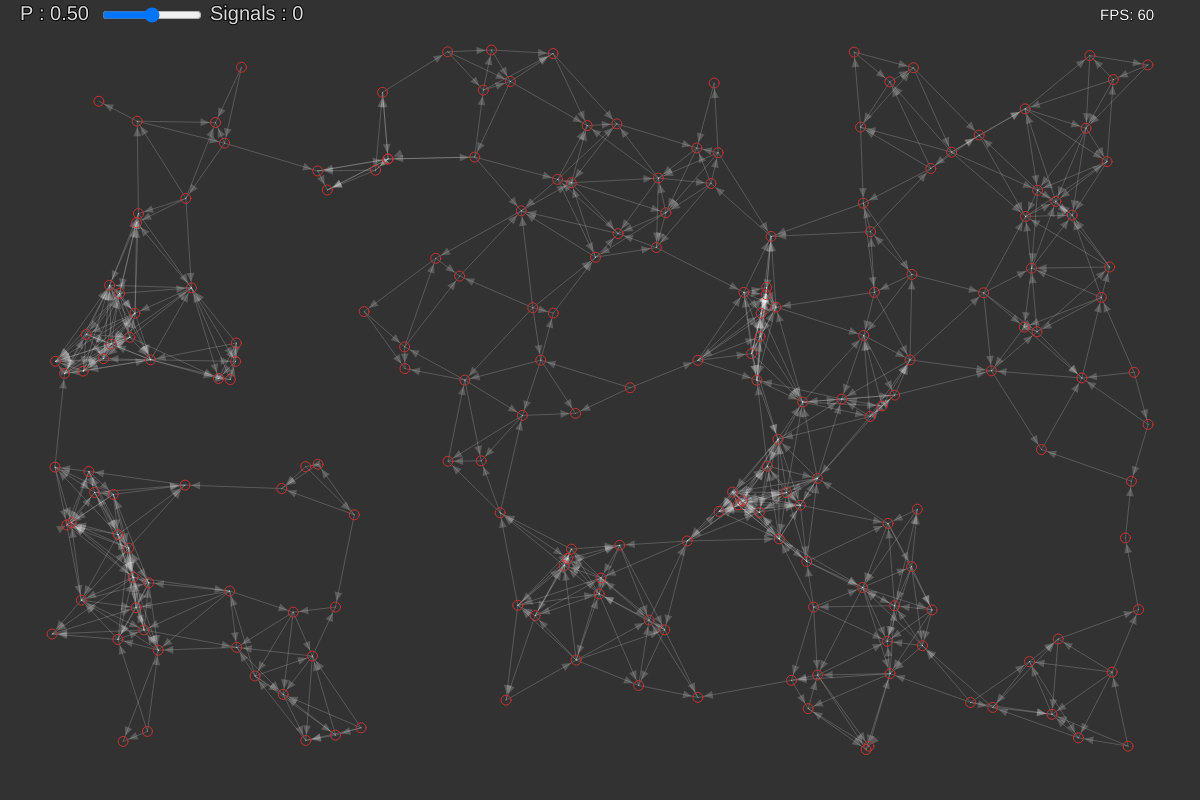
Frame 1 (no input)
Frame 60 (no input): identical to frame 1, image omitted
Frame 120 (the mouse pressed at the canvas centre since frame 60): identical to frame 1, image omitted

The p5.js sketch that drew this single still picture (run headless with seeded random() and noise() and a simulated clock; from frame 60 on, the mouse is pressed at the canvas centre):

// p5.js sketch
// ── sketch.js
let num_nodes = 200; // How many nodes
let nodes = [];
let links = [];
let spread_prob; // Probability of spreading infection
let max_infected = 1000; // Limit number of infected agents to avoid killing my computer
let cur_infected = 0; // How many infected agents are travelling
let buffer = 50; // Leave some space around the network
let ID = 0; // Used to map nodes to rows of the adjacency matrix
let adj; // Adjacency matrix
let node_diameter = 10; // How big should the nodes be?
let slider;
let focused = true;
let locality = 100;

function mousePressed() {
    for (let node of nodes) {
        let d = dist(mouseX, mouseY, node.pos.x, node.pos.y);
        if (d < 10) {
            node.infect(true);
        }
    }
}

let filter = 0;
let rate = 5; // wheel events are REALLY fast, filter some of them
function mouseWheel(event) {
    //print(event.delta);
    filter = (filter + 1) % rate;
    if (filter == 0) {
        for (let node of nodes) {
            let d = dist(mouseX, mouseY, node.pos.x, node.pos.y);
            if (d < 10) {
                node.infect(true);
            }
        }
    }

    return false; // return false otherwise the page would scroll
}

function makeNodes() {
    nodes = [];
    ID = 0;

    for (let i = 0; i < num_nodes; i++) {
        let x = buffer + random(width - buffer * 2);
        let y = buffer + random(height - 250);
        let pos = createVector(x, y);
        nodes.push(new Node(pos, ID));
        ID += 1;
    }
}

function localWire() {
    links = [];

    for (let node of nodes) {
        node.out = [];
        node.in = [];
    }

    let link_pairs = [];
    for (let from of nodes) {
        for (let to of nodes) {
            if (from.id < to.id) {
                let d = dist(from.pos.x, from.pos.y, to.pos.x, to.pos.y);
                if (d < locality) {
                    let link = new Link(from, to);
                    link_pairs.push(link); // to iterate over them
                    link = new Link(to, from);
                    link_pairs.push(link); // to iterate over them
                }
            }
        }
    }
    links = [];
    for (let i = 0; i < link_pairs.length; i += 2) {
        let link;
        if (random() < 0.5) {
            link = link_pairs[i];
        } else {
            link = link_pairs[i + 1];
        }
        link.from.out.push(link);
        link.to.in.push(link);
        links.push(link);
    }
}
let graph;
function setup() {
    let cnv = createCanvas(1200, 800);
    graph = createGraphics(width, height);

    slider = createSlider(0, 100, 50, 1); // range[0-100] start from 55, increments of 5
    slider.position(100, 5);
    slider.style('width', '100px');

    makeNodes();
    localWire();
    plot();
}
function plot() {
    graph.clear();
    for (let link of links) {
        link.show(graph);
    }
    for (let node of nodes) {
        node.show(graph);
    }
}

function draw() {
    background(50);
    image(graph, 0, 0);

    // Draw FPS (rounded to 2 decimal places) at the bottom left of the screen
    let fps = frameRate();
    fill(255);
    stroke(0);
    textSize(15);
    text('FPS: ' + fps.toFixed(0), width - 100, 20);

    spread_prob = slider.value() / 100;
    stroke(0);
    strokeWeight(2);
    fill(220, 220, 220);
    textSize(20);
    text('P : ' + nf(spread_prob, 1, 2), 20, 20);
    text('Signals : ' + cur_infected, 210, 20);

    for (let node of nodes) {
        node.animate();
        node.update();
    }

    for (let link of links) {
        link.animate();
        link.update();
    }
}

class Node {
    constructor() {
        let x = buffer + random(width - buffer * 2);
        let y = buffer + random(height - buffer * 2);
        this.pos = createVector(x, y);
        this.id = ID;
        ID += 1;
        this.out = [];
        this.in = [];
        this.has_been_infected = false;
        this.threshold = 2;
        this.base_threshold = 4;
        this.activity = 0;
    }
    // force is used so that clicking bypasses the infection probability
    infect(force) {
        this.activity += 1;
        if (force || this.activity > this.threshold) {
            this.activity = 0;
            if (!force) {
                this.threshold += 1;
            }
            for (let edge of this.out) {
                // if we have not reached the max amount of carriers add a new one
                if (cur_infected < max_infected) {
                    edge.infect();
                    cur_infected += 1;
                }
            }
        }
    }

    update() {
        if (this.threshold > this.base_threshold) {
            this.threshold -= 0.1;
        }
    }

    show(p) {
        // p.noStroke(); // no border
        // p.fill(0, 150, 10);
        // p.ellipse(this.pos.x, this.pos.y, node_diameter, node_diameter);
    }
    animate() {
        noStroke();
        fill(0, 150, 10);
        ellipse(this.pos.x, this.pos.y, this.activity * 5);
        noFill();
        stroke(200, 50, 50);
        strokeWeight(1);
        ellipse(this.pos.x, this.pos.y, this.threshold * 5);
    }
}

// to show the direction of the link, require some calculation but it's worth it.
function arrowhead(from, to, base, height, distance, p) {
    let rot = p5.Vector.sub(to.pos, from.pos).heading(); // get angle of the link
    p.push();
    p.translate(to.pos.x, to.pos.y); // move the origin to the target the arrow is pointing to
    p.rotate(rot); // rotate to align the tip
    p.noStroke(); // strong independent arrows need no border
    p.fill(255, 50); // a bit of transparency, we want to see them if they overlap
    p.triangle(
        -distance / 2 - 1,
        0,
        -distance / 2 - height,
        -base,
        -distance / 2 - height,
        +base,
    );
    p.pop();
}

class Link {
    constructor(from, to) {
        this.from = from;
        this.to = to;
        this.carriers = [];
        this.dt = 3; // step length along the link, longer = faster
        this.length = p5.Vector.dist(this.from.pos, this.to.pos);
    }

    infect() {
        this.carriers.push(0);
    }

    show(p) {
        p.strokeWeight(1);
        // paint link red if there are carriers travelling on it
        if (this.carriers.length == 0) {
            p.stroke(255, 50); // default is greyish
        } else {
            p.stroke(255, 50, 50); // infected is reddish
        }

        p.line(this.from.pos.x, this.from.pos.y, this.to.pos.x, this.to.pos.y);
        arrowhead(this.from, this.to, 4, 10, node_diameter, p);
    }

    animate() {
        for (let carrier of this.carriers) {
            let tmp = p5.Vector.lerp(
                this.from.pos,
                this.to.pos,
                carrier / this.length,
            );
            noStroke();
            fill(255);
            ellipse(tmp.x, tmp.y, 5, 5);
            noFill();
            stroke(0, 30);
            ellipse(this.from.pos.x, this.from.pos.y, carrier * 2, carrier * 2);
        }
    }

    update() {
        let new_carriers = [];

        for (let carrier of this.carriers) {
            // move
            let new_traveler = carrier + this.dt;
            if (new_traveler < this.length) {
                new_carriers.push(new_traveler);
            } else {
                // destination reached
                this.to.infect(false);
                cur_infected -= 1;
            }
        }
        this.carriers = new_carriers;
    }
}
